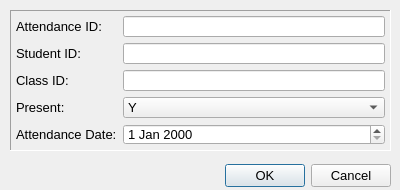
<?xml version="1.0" encoding="UTF-8"?>
<ui version="4.0">
 <class>AttendanceDialog</class>
 <widget class="QDialog" name="AttendanceDialog">
  <property name="geometry">
   <rect>
    <x>0</x>
    <y>0</y>
    <width>400</width>
    <height>190</height>
   </rect>
  </property>
  <property name="windowTitle">
   <string>Attendance Dialog</string>
  </property>
  <widget class="QDialogButtonBox" name="buttonBox">
   <property name="geometry">
    <rect>
     <x>10</x>
     <y>160</y>
     <width>381</width>
     <height>31</height>
    </rect>
   </property>
   <property name="font">
    <font>
     <family>Arial</family>
     <pointsize>10</pointsize>
     <underline>false</underline>
     <strikeout>false</strikeout>
     <kerning>true</kerning>
    </font>
   </property>
   <property name="orientation">
    <enum>Qt::Horizontal</enum>
   </property>
   <property name="standardButtons">
    <set>QDialogButtonBox::Cancel|QDialogButtonBox::Ok</set>
   </property>
  </widget>
  <widget class="QWidget" name="formLayoutWidget_2">
   <property name="geometry">
    <rect>
     <x>10</x>
     <y>10</y>
     <width>381</width>
     <height>141</height>
    </rect>
   </property>
   <layout class="QFormLayout" name="formLayout_DialogExpenses">
    <property name="leftMargin">
     <number>6</number>
    </property>
    <property name="topMargin">
     <number>6</number>
    </property>
    <property name="rightMargin">
     <number>6</number>
    </property>
    <property name="bottomMargin">
     <number>6</number>
    </property>
    <item row="0" column="0">
     <widget class="QLabel" name="lblAttendanceID">
      <property name="font">
       <font>
        <family>Arial</family>
        <pointsize>10</pointsize>
       </font>
      </property>
      <property name="text">
       <string>Attendance ID: </string>
      </property>
     </widget>
    </item>
    <item row="0" column="1">
     <widget class="QLineEdit" name="txtAttendanceID">
      <property name="enabled">
       <bool>true</bool>
      </property>
      <property name="font">
       <font>
        <family>Arial</family>
        <pointsize>10</pointsize>
       </font>
      </property>
     </widget>
    </item>
    <item row="1" column="0">
     <widget class="QLabel" name="lblStudentID">
      <property name="font">
       <font>
        <family>Arial</family>
        <pointsize>10</pointsize>
       </font>
      </property>
      <property name="text">
       <string>Student ID:</string>
      </property>
     </widget>
    </item>
    <item row="1" column="1">
     <widget class="QLineEdit" name="txtStudentID">
      <property name="enabled">
       <bool>true</bool>
      </property>
      <property name="font">
       <font>
        <family>Arial</family>
        <pointsize>10</pointsize>
       </font>
      </property>
     </widget>
    </item>
    <item row="2" column="0">
     <widget class="QLabel" name="lblClassID">
      <property name="font">
       <font>
        <family>Arial</family>
        <pointsize>10</pointsize>
       </font>
      </property>
      <property name="text">
       <string>Class ID:</string>
      </property>
     </widget>
    </item>
    <item row="2" column="1">
     <widget class="QLineEdit" name="txtClassID">
      <property name="enabled">
       <bool>true</bool>
      </property>
      <property name="font">
       <font>
        <family>Arial</family>
        <pointsize>10</pointsize>
       </font>
      </property>
     </widget>
    </item>
    <item row="3" column="0">
     <widget class="QLabel" name="lblPresent">
      <property name="font">
       <font>
        <family>Arial</family>
        <pointsize>10</pointsize>
       </font>
      </property>
      <property name="text">
       <string>Present:</string>
      </property>
     </widget>
    </item>
    <item row="3" column="1">
     <widget class="QComboBox" name="cmbPresent">
      <property name="font">
       <font>
        <family>Arial</family>
        <pointsize>10</pointsize>
       </font>
      </property>
      <item>
       <property name="text">
        <string>Y</string>
       </property>
      </item>
      <item>
       <property name="text">
        <string>N</string>
       </property>
      </item>
     </widget>
    </item>
    <item row="4" column="0">
     <widget class="QLabel" name="lblAttendanceDate">
      <property name="font">
       <font>
        <family>Arial</family>
        <pointsize>10</pointsize>
       </font>
      </property>
      <property name="text">
       <string>Attendance Date:</string>
      </property>
     </widget>
    </item>
    <item row="4" column="1">
     <widget class="QDateEdit" name="dateAttendance">
      <property name="font">
       <font>
        <family>Arial</family>
        <pointsize>10</pointsize>
       </font>
      </property>
     </widget>
    </item>
   </layout>
  </widget>
  <widget class="QFrame" name="frame">
   <property name="geometry">
    <rect>
     <x>10</x>
     <y>10</y>
     <width>381</width>
     <height>141</height>
    </rect>
   </property>
   <property name="frameShape">
    <enum>QFrame::Panel</enum>
   </property>
   <property name="frameShadow">
    <enum>QFrame::Sunken</enum>
   </property>
   <property name="lineWidth">
    <number>1</number>
   </property>
  </widget>
  <zorder>frame</zorder>
  <zorder>buttonBox</zorder>
  <zorder>formLayoutWidget_2</zorder>
 </widget>
 <resources/>
 <connections>
  <connection>
   <sender>buttonBox</sender>
   <signal>accepted()</signal>
   <receiver>AttendanceDialog</receiver>
   <slot>accept()</slot>
   <hints>
    <hint type="sourcelabel">
     <x>248</x>
     <y>254</y>
    </hint>
    <hint type="destinationlabel">
     <x>157</x>
     <y>274</y>
    </hint>
   </hints>
  </connection>
  <connection>
   <sender>buttonBox</sender>
   <signal>rejected()</signal>
   <receiver>AttendanceDialog</receiver>
   <slot>reject()</slot>
   <hints>
    <hint type="sourcelabel">
     <x>316</x>
     <y>260</y>
    </hint>
    <hint type="destinationlabel">
     <x>286</x>
     <y>274</y>
    </hint>
   </hints>
  </connection>
 </connections>
</ui>
